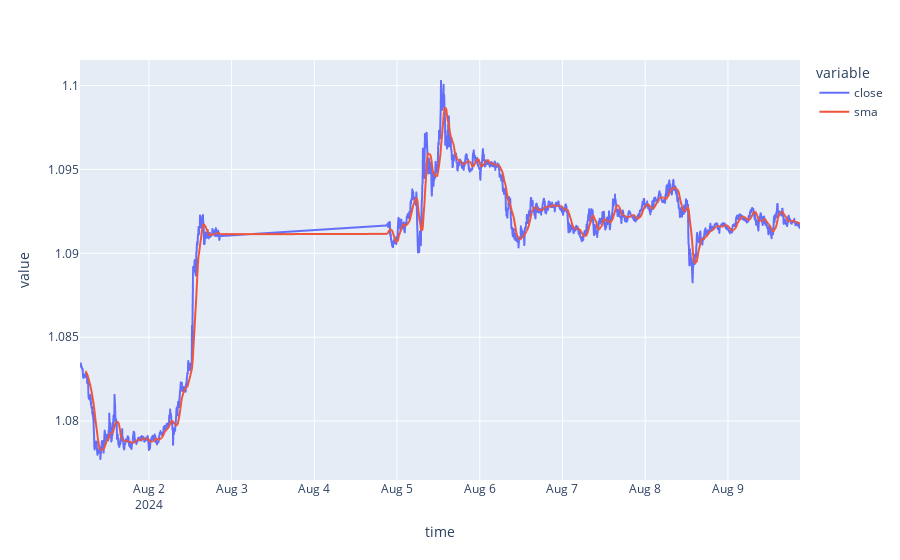

Here is the notebook cell this chart was saved with:
### Code cell
# sma indicator

sma_period = 20

rates_df['sma'] = rates_df['close'].rolling(sma_period).mean()
px.line(rates_df, x='time', y=['close', 'sma'])

### Figure 1 — Plotly figure (JSON) as saved in the notebook; plotly's stock layout.template omitted (floating-point values rounded to 4 significant figures; data arrays with more than 128 entries replaced by an {"elided": "..."} marker saying what was removed)
{"data": [{"hovertemplate": "variable=close<br>time=%{x}<br>value=%{y}<extra></extra>", "legendgroup": "close", "line": {"color": "#636efa", "dash": "solid"}, "marker": {"symbol": "circle"}, "mode": "lines", "name": "close", "showlegend": true, "type": "scattergl", "x": {"elided": "1931 str values"}, "xaxis": "x", "y": {"elided": "1931 float values"}, "yaxis": "y"}, {"hovertemplate": "variable=sma<br>time=%{x}<br>value=%{y}<extra></extra>", "legendgroup": "sma", "line": {"color": "#EF553B", "dash": "solid"}, "marker": {"symbol": "circle"}, "mode": "lines", "name": "sma", "showlegend": true, "type": "scattergl", "x": {"elided": "1931 str values"}, "xaxis": "x", "y": {"elided": "1931 float values"}, "yaxis": "y"}], "layout": {"legend": {"title": {"text": "variable"}, "tracegroupgap": 0}, "margin": {"t": 60}, "xaxis": {"anchor": "y", "domain": [0, 1], "title": {"text": "time"}}, "yaxis": {"anchor": "x", "domain": [0, 1], "title": {"text": "value"}}}}
